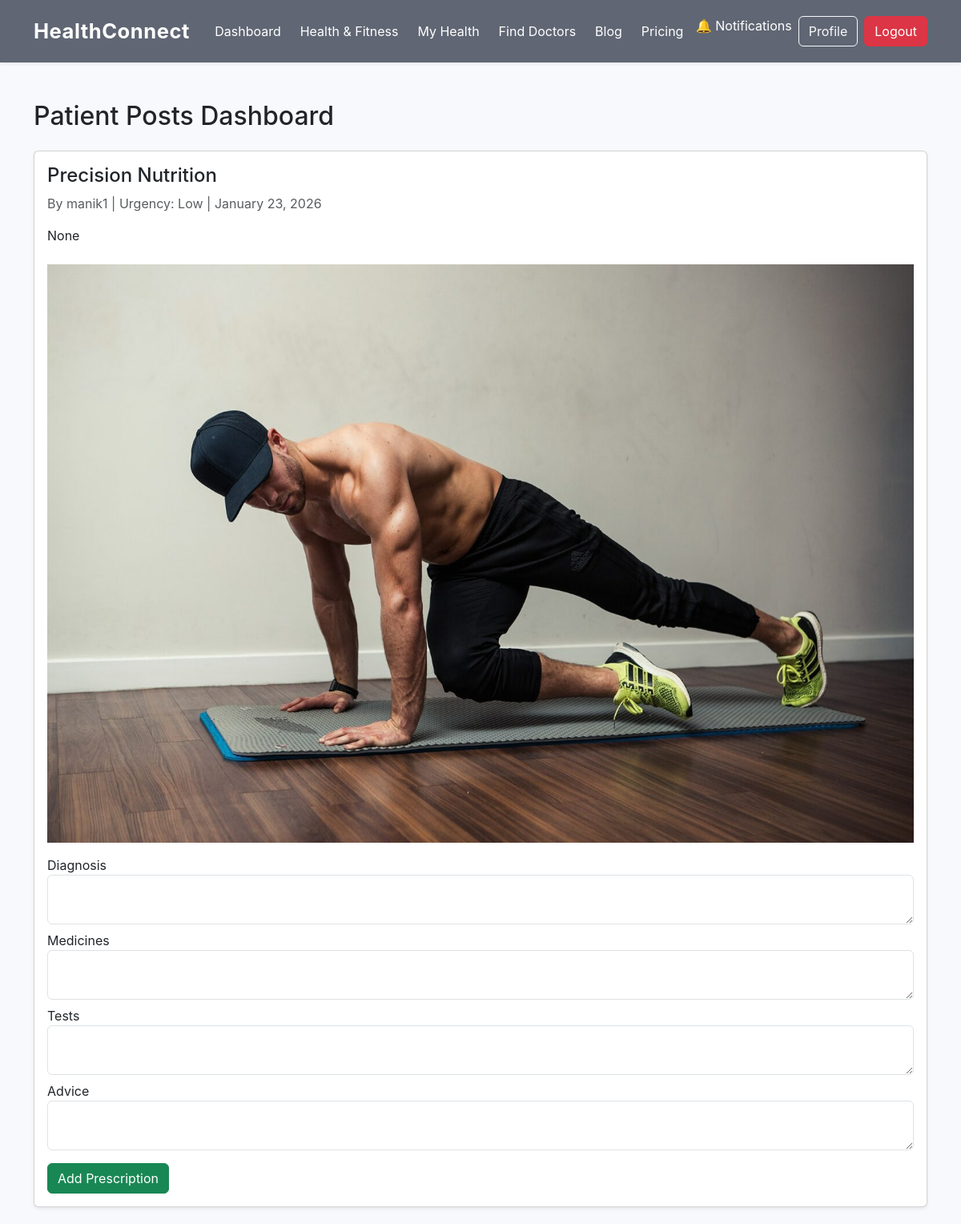
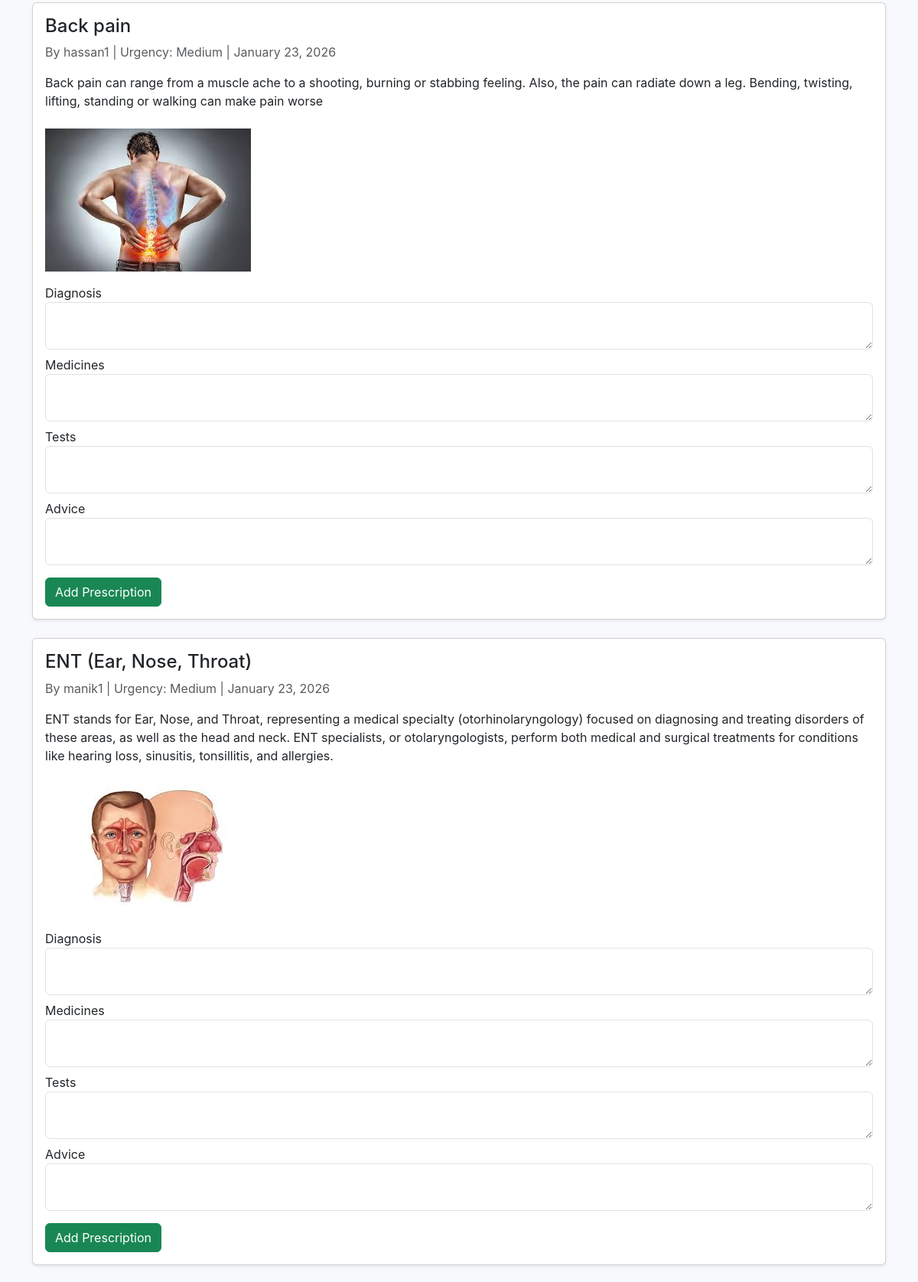
The page /blog/doctor-dashboard/ (signed in, upper part) on the database its author committed (2 pictures, top to bottom).
### blog/models.py (models this page shows, shortened)
class BlogPost(models.Model):
    author = models.ForeignKey(
        settings.AUTH_USER_MODEL,
        on_delete=models.CASCADE,
        related_name="posts"
    )
    title = models.CharField(max_length=200)
    content = RichTextField(blank=True, null=True)
    description = models.TextField(blank=True, null=True)
    photo = models.ImageField(upload_to="blog_photos/", blank=True, null=True)
    category = models.ManyToManyField(Category)
    urgency_level = models.CharField(
        max_length=10,
        choices=URGENCY_CHOICES,
        default='medium'
    )
    created_at = models.DateTimeField(auto_now_add=True)

### accounts/models.py (models this page shows, shortened)
class CustomUser(AbstractUser):
    role = models.CharField(
        max_length=20,
        choices=ROLE_CHOICES,
        default="patient"
    )
    first_name = models.CharField(max_length=30, blank=False, null=False)
    last_name = models.CharField(max_length=30, blank=False, null=False)
    degrees = models.CharField(max_length=255, blank=True, null=True)  # e.g. MBBS, FCPS, MD
    position = models.CharField(max_length=100, blank=True, null=True)  # e.g. Professor & Head
    doctor_license = models.CharField(
        max_length=50,
        blank=True,
        null=True
    )
    specialization = models.ManyToManyField(
        "Specialization",
        blank=True,
        help_text="Only for doctors"
    )
    hospital_name = models.CharField(
        max_length=150,
        blank=True,
        null=True
    )
    email = models.EmailField(unique=True)
    about_me = models.TextField(blank=True, null=True)
    phone_number = models.CharField(max_length=20, blank=True, null=True)
    profile_pic = models.ImageField(
        upload_to="profiles/",
        blank=True,
        null=True,
        default="images/doctor.jpg"
    )
    token_id = models.CharField(
        max_length=12,   # Adjust for future growth
        unique=True,
        blank=True,
        editable=False
    )

### blog/views.py (the view, shortened to what this page needs)
# urls.py: path('doctor-dashboard/', views.doctor_dashboard, name='patient_lists'),
@login_required
def doctor_dashboard(request):
    if request.user.role != 'doctor':
        return redirect('blog_list')
    patient_posts = BlogPost.objects.filter(author__role='patient').order_by('-created_at')
    return render(request, 'blog/doctor_dashboard.html', {
        'patient_posts': patient_posts,
    })

### blog/context_processors.py (called while the page is built)
def unread_notifications(request):
    if request.user.is_authenticated:
        return {
            "unread_count": request.user.notifications.filter(is_read=False).count()
        }
    return {"unread_count": 0}

### blog/templates/blog/doctor_dashboard.html (shortened to what this page needs)
{% extends "base.html" %}
{% load static %}
{% block content %}
<div class="container py-5">
  <h2 class="mb-4">Patient Posts Dashboard</h2>
  {% if patient_posts %}
    {% for post in patient_posts %}
      <div class="card mb-4 shadow-sm">
        <div class="card-body">
          <h4>{{ post.title }}</h4>
          <p class="text-muted">
            By {{ post.author.username }} | Urgency: {{ post.get_urgency_level_display }} | {{ post.created_at|date:"F j, Y" }}
          </p>
          <p>{{ post.content }}</p>
          {% if post.photo %}
            <img src="{{ post.photo.url }}" class="img-fluid mt-2" alt="Post Photo">
          {% endif %}
          <form method="POST" class="mt-3">
            <div class="mb-2">
              <label>Diagnosis</label>
              <textarea name="diagnosis" class="form-control" required></textarea>
            </div>
            <div class="mb-2">
              <label>Medicines</label>
              <textarea name="medicines" class="form-control" required></textarea>
            </div>
            <div class="mb-2">
              <label>Tests</label>
              <textarea name="tests" class="form-control"></textarea>
            </div>
            <div class="mb-2">
              <label>Advice</label>
              <textarea name="advice" class="form-control"></textarea>
            </div>
            <button type="submit" class="btn btn-success mt-2">Add Prescription</button>
          </form>
        </div>
      </div>
    {% endfor %}
  {% else %}
    <p class="text-muted">No patient posts yet.</p>
  {% endif %}
</div>
{% endblock %}

### static/css/style.css (style rules this page uses)
body { font-family: 'Inter', sans-serif; background: #f8f9fc; margin: 0; padding: 0; }
* { transition: 0.3s ease; }

### rows shown on the page
BlogPost: title "Precision Nutrition", author.username "manik1", urgency_level "Low", created_at "January 23, 2026", content "None", photo (picture)
BlogPost: title "Back pain", author.username "hassan1", urgency_level "Medium", created_at "January 23, 2026", content "Back pain can range from a muscle ache to a shooting, burning or stabbing feeling. Also, the pain can radiate down a leg. Bending, twisting, lifting, standing or walking can make pain worse", photo (picture)
BlogPost: title "ENT (Ear, Nose, Throat)", author.username "manik1", urgency_level "Medium", created_at "January 23, 2026", content "ENT stands for Ear, Nose, and Throat, representing a medical specialty (otorhinolaryngology) focused on diagnosing and treating disorders of these areas, as well as the head and neck. ENT specialists, or otolaryngologists, perform both medical and surgical treatments for conditions like hearing loss, sinusitis, tonsillitis, and allergies.", photo (picture)
